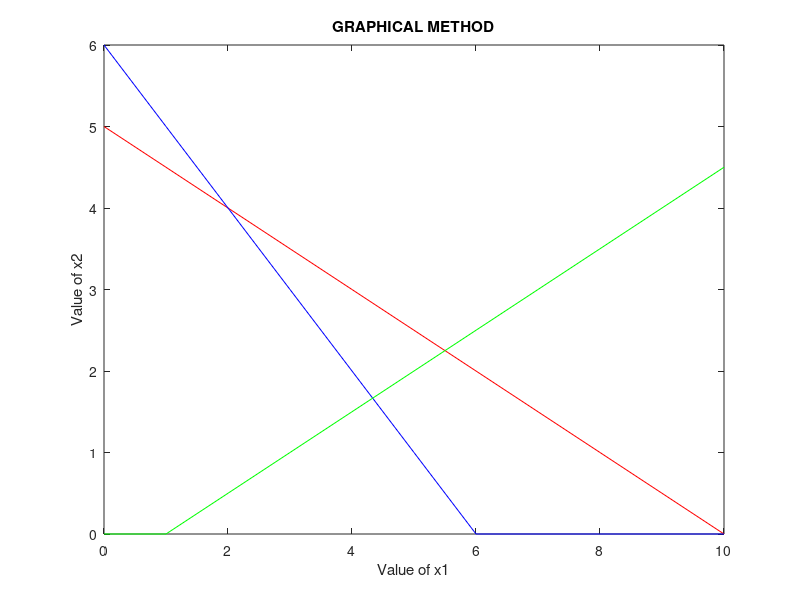

Reproduce this figure in MATLAB. (Note: this script raises an error after producing the figure.)
clc
clear 
A = [1 2 ; 1 1 ; 1 -2]
b = [10 ; 6 ; 1 ]
y = 0:1:max(b)

x12=(b(1)-A(1,1)*y)/A(1,2)
x22=(b(2)-A(2,2)*y)/A(2,2)
x32=(b(3)-A(3,1)*y)/A(3,2)

x12=max(0,x12)
x22=max(0,x22)
x32=max(0,x32)

plot(y,x12,'r',y,x22,'b',y,x32,'g')         
title('GRAPHICAL METHOD')
xlabel('Value of x1')
ylabel('Value of x2')

c1=find(y==0)
c2=find(x12==0)
line1=[y(:,[c2,c1]);x12(:,[c2,c1])]'

c3=find(x22==0)
line2=[y(:,[c3,c1]);x22(:,[c3,c1])]'

c4=find(x32==0)
line3=[y(:,[c4,c1]);x32(:,[c4,c1])]'

cornerpts=unique([line1 ; line2 ; line3],'rows')

pt=[];
for i=1:size(A,1)
    for j=i+1:size(A,1)
        P=[A(i,:);A(j,:)]
        Q=[b(i);b(j)]
        X=inv(P)*Q;
        pt=[pt X]
    end
end
allpts = unique([pt' ; cornerpts],'rows');
allpts
lastpt=constraint(allpts)
o=unique(lastpt,'rows');

values=[];
for i=1:size(o,1)
    values(i)=2*(o(i,1))+(o(i,2));
end
values=values

val=max(values);
max_loc=find(values==val);


fprintf('the max value is %f and occurs at x1=%f and x2=%f',val,lastpt(max_loc,1),lastpt(max_loc,2))

